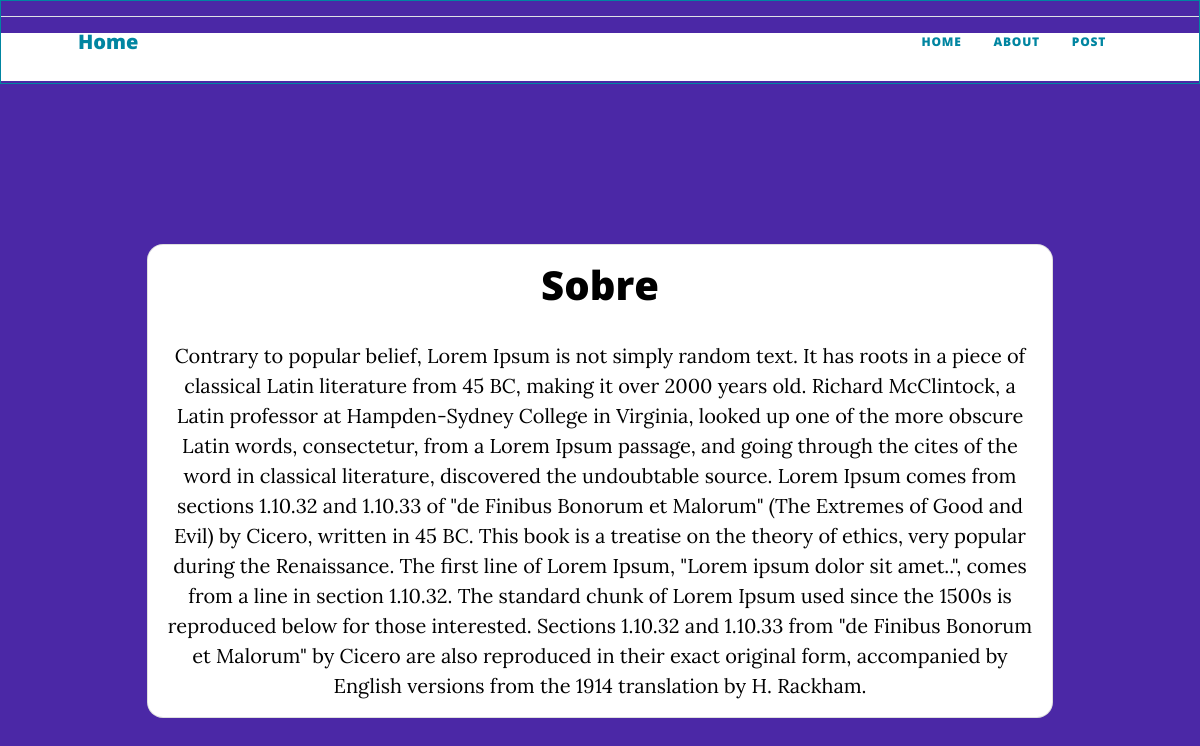
Page /about/ on the earlier database version.
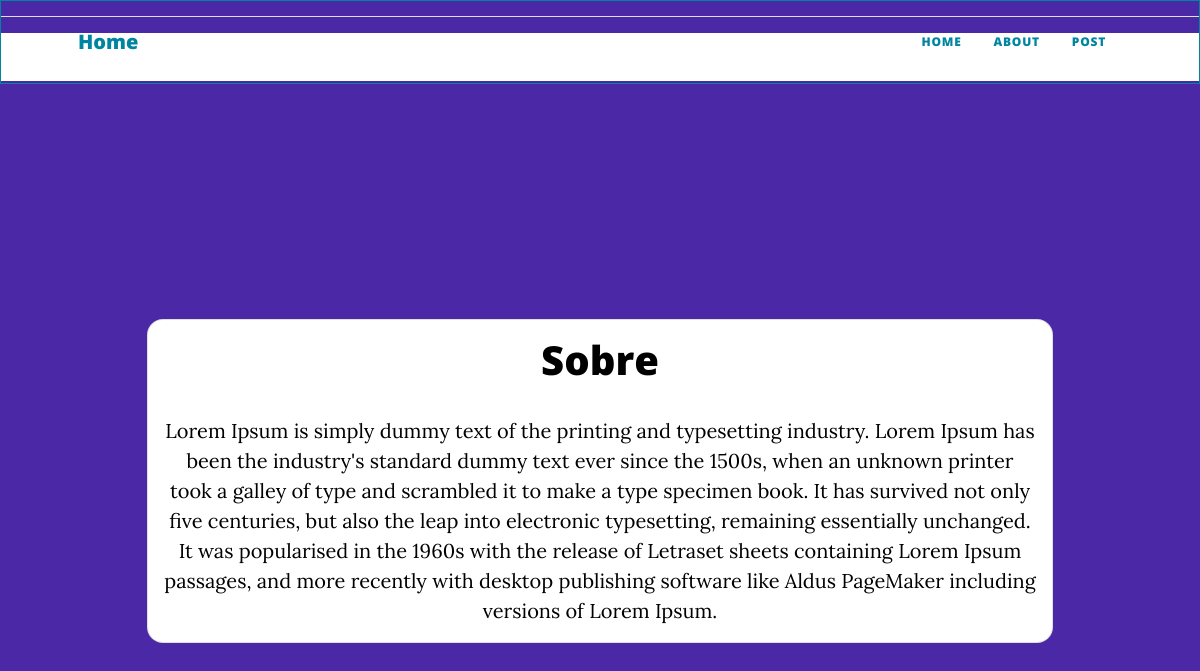
Same page on the later database version.
### core/models.py (models this page shows, shortened)
class Base(models.Model):
    criado = models.DateTimeField('Criado em', auto_now_add=True)
    modificado = models.DateTimeField('Modificado em', auto_now=True)
    ativo = models.BooleanField('Ativo?', default=True)
    class Meta:
        abstract = True

class Sobre(Base):
    sobre = models.TextField()

### core/views.py (the view)
# urls.py: path('about/', AboutView.as_view(), name='about'),
class AboutView(ListView):
	template_name = 'about.html'
	model = Sobre
	queryset = Sobre.objects.all()
	context_object_name = 'sobre'

### core/templates/about.html (shortened to what this page needs)
{% extends 'base.html' %}
{% load static %}
{% block content %}
<div>
   <div class="row">
      <div class="container" style="background-color: #4b28a6;">
         <nav class="navbar navbar-expand-lg navbar-light border border-primary" id="mainNav">
            <div class="container px-4 px-lg-5">
               <a class="navbar-brand text-primary" href="{% url 'index' %}">Home</a>
               <div class="collapse navbar-collapse" id="navbarResponsive">
                  <ul class="navbar-nav ms-auto py-4 py-lg-0">
                     <li class="nav-item"><a class="nav-link px-lg-3 py-3 py-lg-4 text-primary" href="{% url 'index'%}">Home</a></li>
                     <li class="nav-item"><a class="nav-link px-lg-3 py-3 py-lg-4 text-primary" href="{% url 'about' %}">About</a></li>
                     <li class="nav-item"><a class="nav-link px-lg-3 py-3 py-lg-4 text-primary" href="{% url 'posts' %}">Post</a></li>
                  </ul>
               </div>
            </div>
         </nav>
         <hr>
      </div>
   </div>
   <div class="row">
      <div class="container mt-5 mx-auto">
         <section class="vh-100" style="background-color: #4b28a6;">
            <div class="container  h-100">
               <div class="row d-flex justify-content-center align-items-center h-100">
                  <div class="col col-xl-10">
                     <div class="card" style="border-radius: 1rem;">
                        <div class="row g-0">
                           <div class="col d-flex align-items-center">
                              <div class="card-body text-black">
                                <h1 class="card-title text-center">Sobre</h1>
                                <p class="card-text text-center">
                                  {% for s in sobre %}
                                    {{s.sobre}}
                                 {%endfor%}
                                </p>
                              </div>
                           </div>
                        </div>
                     </div>
                  </div>
               </div>
            </div>
         </section>
      </div>
   </div>
</div>
{% endblock %}

### core/templates/base.html (shortened to what this page needs)
{% load static %}
<!DOCTYPE html>
<html lang="pt-br">
    <head>
        <link href="{% static 'css/styles.css' %}" rel="stylesheet" />
        <link href="{% static 'css/mystyles.css' %}" rel="stylesheet" />
    </head>
    <body>
        {% block content %}
        {% endblock %}
    </body>
</html>

Differences in the rows shown:
removed Sobre: sobre "Contrary to popular belief, Lorem Ipsum is not simply random text. It has roots in a piece of classical Latin literature from 45 BC, making it over 2000 years old. Richard McClintock, a Latin professor at Hampden-Sydney College in Virginia, looked up one of the more obscure Latin words, consectetur, from a Lorem Ipsum passage, and going through the cites of the word in classical literature, discovered the undoubtable source. Lorem Ipsum comes from sections 1.10.32 and 1.10.33 of \"de Finibus Bonorum et Malorum\" (The Extremes of Good and Evil) by Cicero, written in 45 BC. This book is a treatise on the theory of ethics, very popular during the Renaissance. The first line of Lorem Ipsum,…"
added Sobre: sobre "Lorem Ipsum is simply dummy text of the printing and typesetting industry. Lorem Ipsum has been the industry's standard dummy text ever since the 1500s, when an unknown printer took a galley of type and scrambled it to make a type specimen book. It has survived not only five centuries, but also the leap into electronic typesetting, remaining essentially unchanged. It was popularised in the 1960s with the release of Letraset sheets containing Lorem Ipsum passages, and more recently with desktop publishing software like Aldus PageMaker including versions of Lorem Ipsum."
